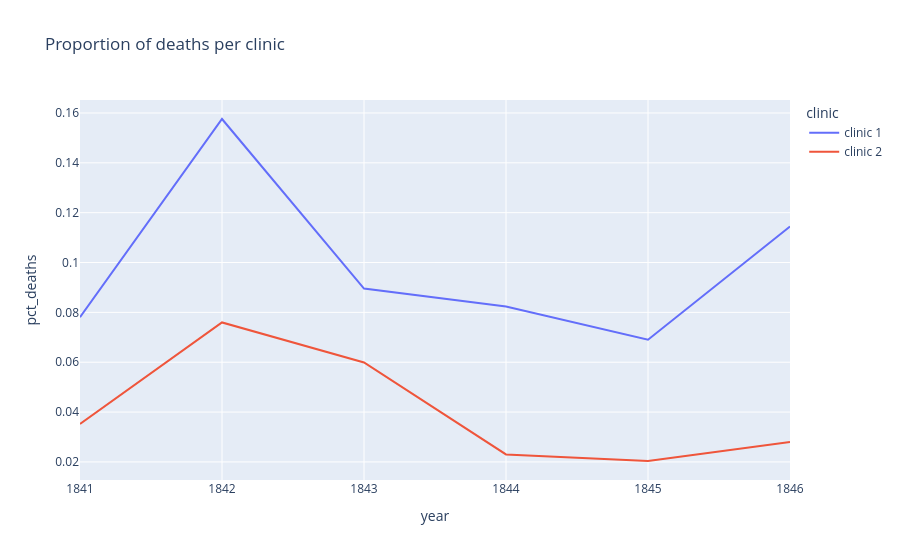

Notebook code cell kept with this figure:
### Markdown cell above
### Plotting the Proportion of Yearly Deaths by Clinic

### Code cell
line = px.line(df_yearly,
               x='year',
               y='pct_deaths',
               color = 'clinic',
               title='Proportion of deaths per clinic')
               
line.show()

### Figure 1 — Plotly figure (JSON) as saved in the notebook; plotly's stock layout.template omitted (floating-point values rounded to 4 significant figures)
{"data": [{"hovertemplate": "clinic=clinic 1<br>year=%{x}<br>pct_deaths=%{y}<extra></extra>", "legendgroup": "clinic 1", "line": {"color": "#636efa", "dash": "solid"}, "marker": {"symbol": "circle"}, "mode": "lines", "name": "clinic 1", "orientation": "v", "showlegend": true, "type": "scatter", "x": [1841, 1842, 1843, 1844, 1845, 1846], "xaxis": "x", "y": [0.07806, 0.1576, 0.08954, 0.08236, 0.06901, 0.1145], "yaxis": "y"}, {"hovertemplate": "clinic=clinic 2<br>year=%{x}<br>pct_deaths=%{y}<extra></extra>", "legendgroup": "clinic 2", "line": {"color": "#EF553B", "dash": "solid"}, "marker": {"symbol": "circle"}, "mode": "lines", "name": "clinic 2", "orientation": "v", "showlegend": true, "type": "scatter", "x": [1841, 1842, 1843, 1844, 1845, 1846], "xaxis": "x", "y": [0.03522, 0.07597, 0.05988, 0.023, 0.02036, 0.02797], "yaxis": "y"}], "layout": {"legend": {"title": {"text": "clinic"}, "tracegroupgap": 0}, "title": {"text": "Proportion of deaths per clinic"}, "xaxis": {"anchor": "y", "domain": [0, 1], "title": {"text": "year"}}, "yaxis": {"anchor": "x", "domain": [0, 1], "title": {"text": "pct_deaths"}}}}
